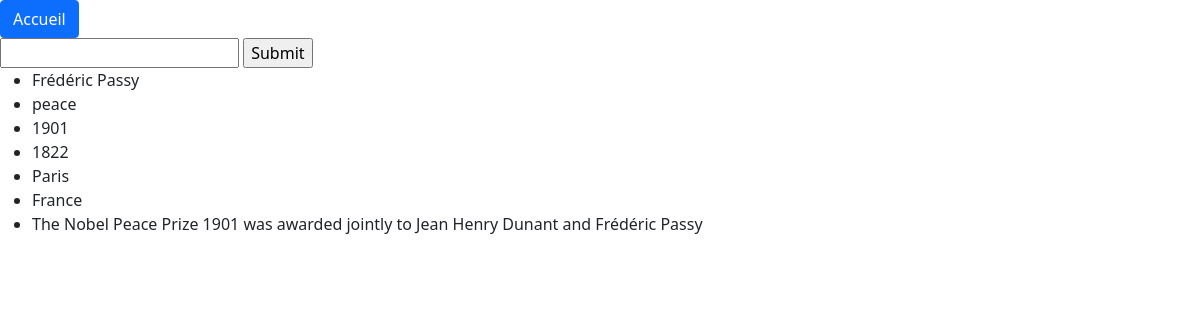
Screenshot of /info.php?id=4 with the database file from the repository.
### tables this page shows
CREATE TABLE nobels (
    id  INT NOT NULL AUTO_INCREMENT,
    year INT NOT NULL,
    category VARCHAR(128) NOT NULL,
    name VARCHAR(128) NOT NULL,
    birthdate INT,
    birthplace VARCHAR(64),
    county VARCHAR(128),
    motivation TEXT,
    PRIMARY KEY (id)
);

### info.php (the view, shortened to what this page needs)
<?php
require_once('connexion.php');
?>
<!DOCTYPE html>
<html lang="en">
	<head>
		<link href="https://cdn.jsdelivr.net/npm/bootstrap@5.1.3/dist/css/bootstrap.min.css" rel="stylesheet">
	</head>
	<body>
        <button class="btn btn-primary" onClick="document.location.href='home.php'">Accueil</button>
        <form method="GET" action="info.php">
            <input type="number" name="id" />
            <input type="submit" name="voirInfos" />
        </form>
        <div class="table table-responsive w-100 d-block mx-auto">
        <table border="1" class="table table-stripped table-hover table-secondary ">
            <ul>
            <?php
                $id = $_GET["id"];
                $sql = 'SELECT * FROM nobels WHERE id = ?';
                $req = $db->prepare($sql);
                $req->execute([$id]);
                while($data=$req->fetch(PDO::FETCH_ASSOC)){
                    echo '<li>'.$data['name'].'</li><li>'.$data['category'].'</li><li>'.$data['year'].'</li>
                    <li>'.$data['birthdate'].'</li><li>'.$data['birthplace'].'</li><li>'.$data['county'].'</li><li>'.$data['motivation'].'</li>';
                }
            ?>
            </ul>
            </table>
        </div>
    </body>
</html>

### rows the page displays
nobels: name "Frédéric Passy", category "peace", year "1901", birthdate "1822", birthplace "Paris", county "France", motivation "The Nobel Peace Prize 1901 was awarded jointly to Jean Henry Dunant and Frédéric Passy"
